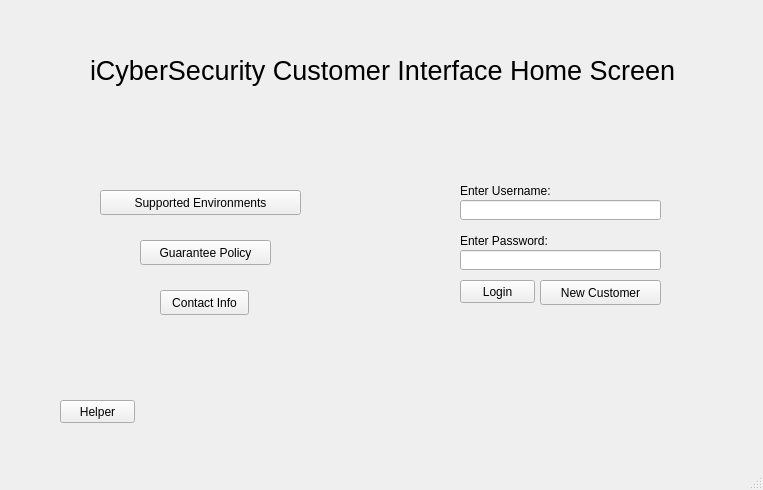
<?xml version="1.0" encoding="UTF-8"?>
<ui version="4.0">
 <class>MainWindow</class>
 <widget class="QMainWindow" name="MainWindow">
  <property name="geometry">
   <rect>
    <x>0</x>
    <y>0</y>
    <width>763</width>
    <height>490</height>
   </rect>
  </property>
  <property name="windowTitle">
   <string>MainWindow</string>
  </property>
  <widget class="QWidget" name="centralwidget">
   <widget class="QLabel" name="passwordLabel">
    <property name="geometry">
     <rect>
      <x>460</x>
      <y>230</y>
      <width>121</width>
      <height>21</height>
     </rect>
    </property>
    <property name="text">
     <string>Enter Password:</string>
    </property>
   </widget>
   <widget class="QLabel" name="usernameLabel">
    <property name="geometry">
     <rect>
      <x>460</x>
      <y>180</y>
      <width>121</width>
      <height>21</height>
     </rect>
    </property>
    <property name="text">
     <string>Enter Username:</string>
    </property>
   </widget>
   <widget class="QPushButton" name="pushButton_Login">
    <property name="geometry">
     <rect>
      <x>460</x>
      <y>280</y>
      <width>75</width>
      <height>23</height>
     </rect>
    </property>
    <property name="text">
     <string>Login</string>
    </property>
   </widget>
   <widget class="QLabel" name="homeScreenName">
    <property name="geometry">
     <rect>
      <x>90</x>
      <y>10</y>
      <width>601</width>
      <height>121</height>
     </rect>
    </property>
    <property name="font">
     <font>
      <pointsize>20</pointsize>
     </font>
    </property>
    <property name="text">
     <string>iCyberSecurity Customer Interface Home Screen</string>
    </property>
   </widget>
   <widget class="QPushButton" name="pushButton_2">
    <property name="geometry">
     <rect>
      <x>60</x>
      <y>400</y>
      <width>75</width>
      <height>23</height>
     </rect>
    </property>
    <property name="toolTip">
     <string>&lt;html&gt;&lt;head/&gt;&lt;body&gt;&lt;p&gt;&lt;span style=&quot; font-size:12pt; font-weight:600;&quot;&gt;How to use this program:&lt;/span&gt;&lt;/p&gt;&lt;p&gt;&lt;span style=&quot; font-size:12pt; font-weight:600;&quot;&gt;1. Create an account&lt;/span&gt;&lt;/p&gt;&lt;p&gt;&lt;span style=&quot; font-size:12pt; font-weight:600;&quot;&gt;2. Log into account&lt;/span&gt;&lt;/p&gt;&lt;p&gt;&lt;span style=&quot; font-size:12pt; font-weight:600;&quot;&gt;3. ...&lt;/span&gt;&lt;/p&gt;&lt;/body&gt;&lt;/html&gt;</string>
    </property>
    <property name="text">
     <string>Helper</string>
    </property>
   </widget>
   <widget class="QPushButton" name="guaranteePolicyButton">
    <property name="geometry">
     <rect>
      <x>140</x>
      <y>240</y>
      <width>131</width>
      <height>25</height>
     </rect>
    </property>
    <property name="text">
     <string>Guarantee Policy</string>
    </property>
   </widget>
   <widget class="QPushButton" name="contactInfoButton">
    <property name="geometry">
     <rect>
      <x>160</x>
      <y>290</y>
      <width>89</width>
      <height>25</height>
     </rect>
    </property>
    <property name="text">
     <string>Contact Info</string>
    </property>
   </widget>
   <widget class="QPushButton" name="pushButton_NewCustomer">
    <property name="geometry">
     <rect>
      <x>540</x>
      <y>280</y>
      <width>121</width>
      <height>25</height>
     </rect>
    </property>
    <property name="text">
     <string>New Customer</string>
    </property>
   </widget>
   <widget class="QPushButton" name="supportedEnvironmentsButton">
    <property name="geometry">
     <rect>
      <x>100</x>
      <y>190</y>
      <width>201</width>
      <height>25</height>
     </rect>
    </property>
    <property name="text">
     <string>Supported Environments</string>
    </property>
   </widget>
   <widget class="QLineEdit" name="lineEdit_Username">
    <property name="geometry">
     <rect>
      <x>460</x>
      <y>200</y>
      <width>201</width>
      <height>20</height>
     </rect>
    </property>
    <property name="toolTip">
     <string>&lt;html&gt;&lt;head/&gt;&lt;body&gt;&lt;p&gt;Enter Username&lt;/p&gt;&lt;/body&gt;&lt;/html&gt;</string>
    </property>
   </widget>
   <widget class="QLineEdit" name="lineEdit_Password">
    <property name="geometry">
     <rect>
      <x>460</x>
      <y>250</y>
      <width>201</width>
      <height>20</height>
     </rect>
    </property>
    <property name="toolTip">
     <string>&lt;html&gt;&lt;head/&gt;&lt;body&gt;&lt;ul style=&quot;margin-top: 0px; margin-bottom: 0px; margin-left: 0px; margin-right: 0px; -qt-list-indent: 1;&quot;</string>
    </property>
   </widget>
  </widget>
  <widget class="QMenuBar" name="menubar">
   <property name="geometry">
    <rect>
     <x>0</x>
     <y>0</y>
     <width>763</width>
     <height>21</height>
    </rect>
   </property>
  </widget>
  <widget class="QStatusBar" name="statusbar"/>
 </widget>
 <resources/>
 <connections/>
</ui>
